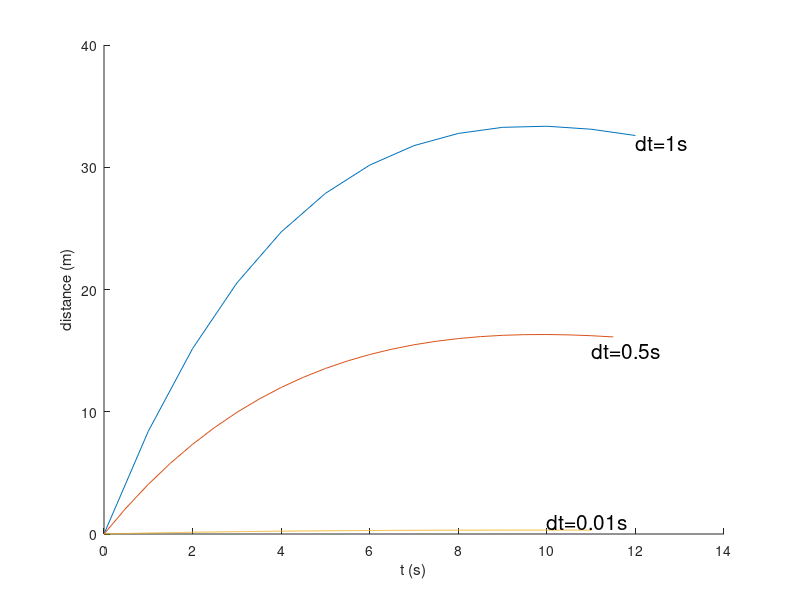

Here is the MATLAB script that generated this plot:
clear all;
clc;
a=pi/4;
k=0.1;
dt1=1;
g=9.8;
vx(1)=90*cos(a);
vy(1)=90*sin(a);
x1(1)=0;
y1(1)=0;
x2(1)=0;
y2(1)=0;
hold on;
axis([0,14,0,40]);
for i=1:1:100000
    vx(i+1)=vx(i)-k*vx(i)*dt1;
    vy(i+1)=vy(i)-(g+k*vy(i))*dt1;
    x1(i+1)=x1(i)+vx(i)*dt1;
    y1(i+1)=y1(i)+vy(i)*dt1;
    x2(i+1)=-1/k*vx(1)*exp(-k*dt1*i)+vx(1)/k;
    y2(i+1)=-1/k*(1/k*g*(exp(-k*dt1*i)-1)+vy(1)*(exp(-k*dt1*i)-1)+g*(dt1*i));
    d1(i)=sqrt((x1(i)-x2(i))^2+(y1(i)-y2(i))^2);
    if y2(i)<0
        break;
    end
end
    plot(0:1:12.5,d1);
dt2=0.5;
for i=1:1:100000
    vx(i+1)=vx(i)-k*vx(i)*dt2;
    vy(i+1)=vy(i)-(g+k*vy(i))*dt2;
    x1(i+1)=x1(i)+vx(i)*dt2;
    y1(i+1)=y1(i)+vy(i)*dt2;
    x2(i+1)=-1/k*vx(1)*exp(-k*dt2*i)+vx(1)/k;
    y2(i+1)=-1/k*(1/k*g*(exp(-k*dt2*i)-1)+vy(1)*(exp(-k*dt2*i)-1)+g*(dt2*i));
    d2(i)=sqrt((x1(i)-x2(i))^2+(y1(i)-y2(i))^2);
    if y2(i)<0
        break;
    end
end
    plot(0:0.5:11.5,d2);
dt3=0.01;
for i=1:1:100000
    vx(i+1)=vx(i)-k*vx(i)*dt3;
    vy(i+1)=vy(i)-(g+k*vy(i))*dt3;
    x1(i+1)=x1(i)+vx(i)*dt3;
    y1(i+1)=y1(i)+vy(i)*dt3;
    x2(i+1)=-1/k*vx(1)*exp(-k*dt3*i)+vx(1)/k;
    y2(i+1)=-1/k*(1/k*g*(exp(-k*dt3*i)-1)+vy(1)*(exp(-k*dt3*i)-1)+g*(dt3*i));
    d3(i)=sqrt((x1(i)-x2(i))^2+(y1(i)-y2(i))^2);
    if y2(i)<0
        break;
    end
end
    plot(0:0.01:11.01,d3);
txt1 = text(10,1,'dt=0.01s','fontsize',15);
txt2 = text(11,15,'dt=0.5s','fontsize',15);
txt3 = text(12,32,'dt=1s','fontsize',15);
xlabel('t (s)');
ylabel('distance (m)');